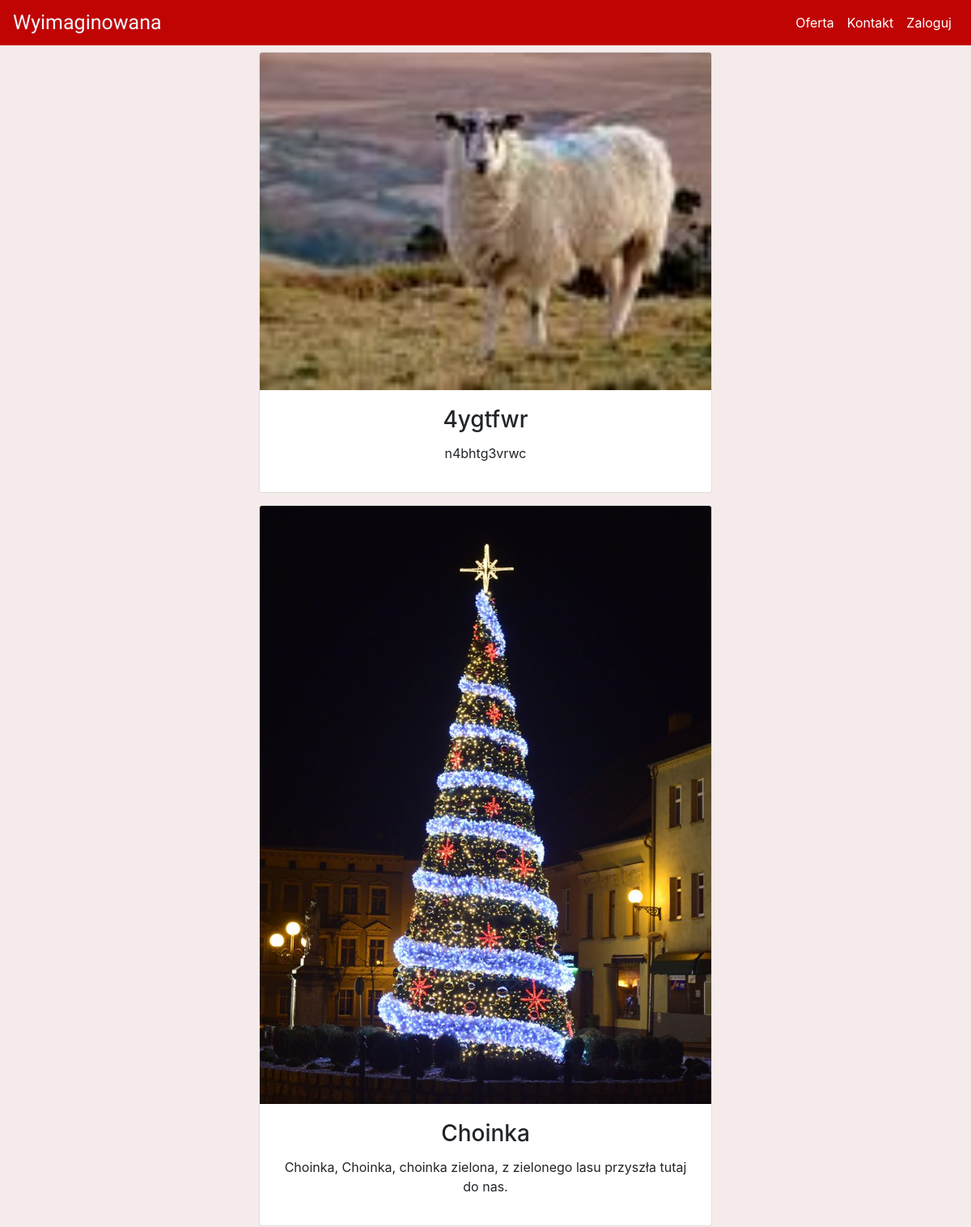
Before: / (upper part) with the older database file.
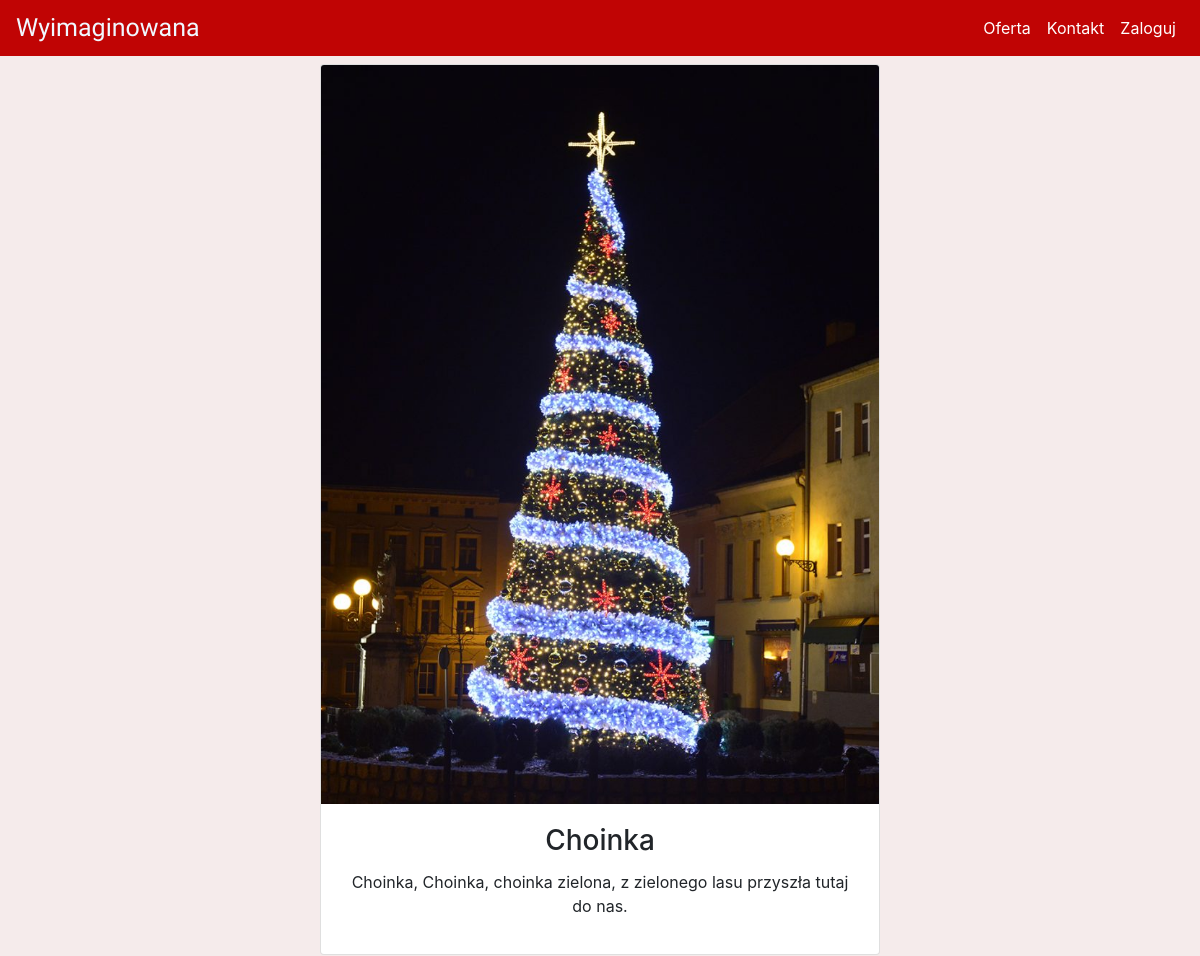
After: the same page with the newer database file.
### kwiaciarnia/models.py (models this page shows, shortened)
class Posts(db.Model):
    id = db.Column(db.Integer(), primary_key=True)
    title = db.Column(db.String())
    body = db.Column(db.Text())
    added = db.Column(db.DateTime(), default=datetime.datetime.now())
    likes = db.Column(db.Integer(), default=0)
    dislikes = db.Column(db.Integer(), default=0)

### kwiaciarnia/routes.py (the view)
@app.route("/")
def home():
    all_posts = Posts.query.order_by(Posts.id.desc())
    likes = Post_likes()
    dislike = Post_dislikes()
    return render_template('home.html', all_posts=all_posts, likes=likes, dislike=dislike)

### kwiaciarnia/templates/home.html (shortened to what this page needs)
{% extends 'base.html' %}
{% block content %}
<div>
    {% include 'includes/feed.html' %}
</div>
{% endblock %}

### kwiaciarnia/templates/includes/feed.html (shortened to what this page needs)
{% for post in all_posts %}
    <div id="feed">
        <div class="card" style="width: 35rem;">
            <img class="card-img-top" src="static\uploads\posts\{{post.id}}.png" alt="{{post.tittle}}">
            <div class="card-body">
                <h3 class="card-title">{{post.title}}</h3>
                <p class="card-text">{{post.body}}</p>
            </div>
        </div>
    </div>
    <div class="feed_spacer"></div>
{% endfor %}

Changed rows visible on the page:
removed Posts: shows a picture, title "4ygtfwr", body "n4bhtg3vrwc"
